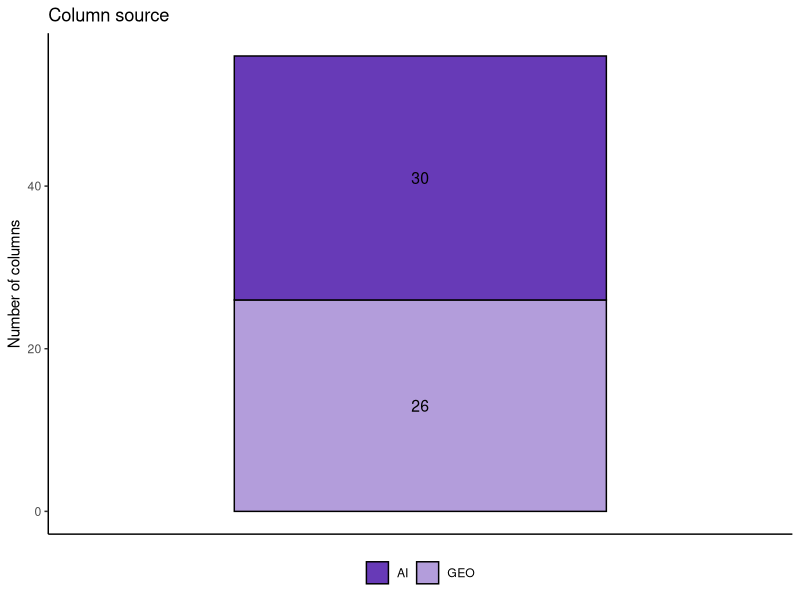
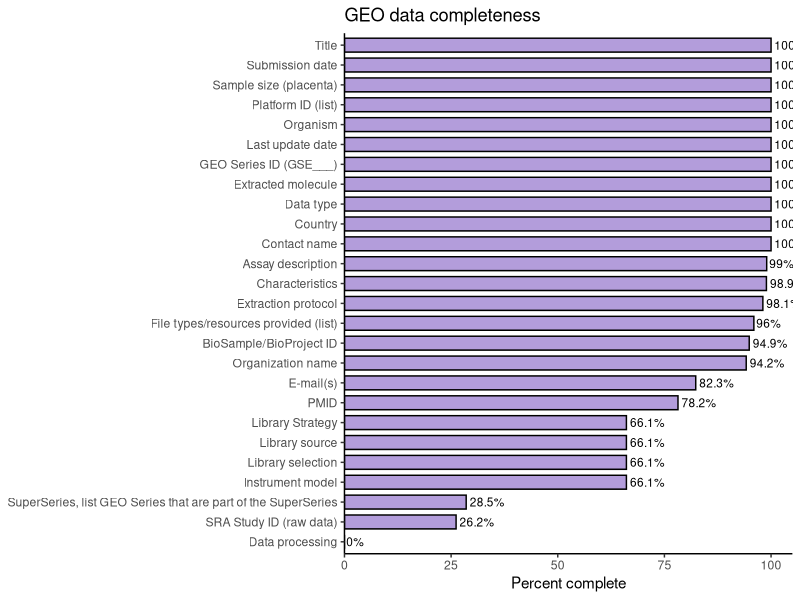
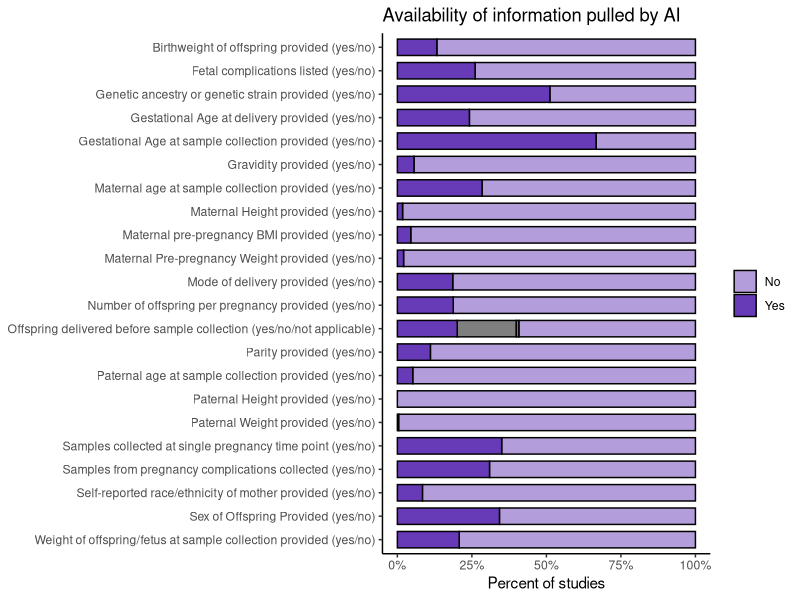
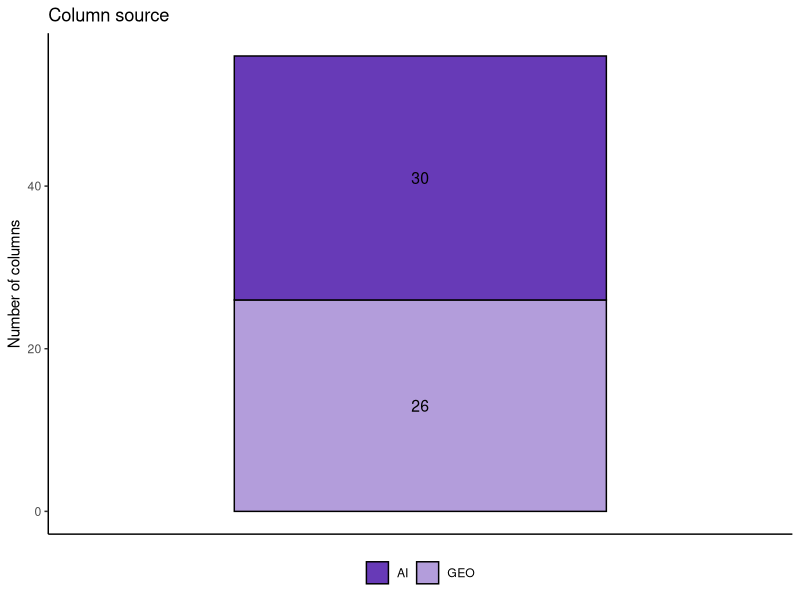
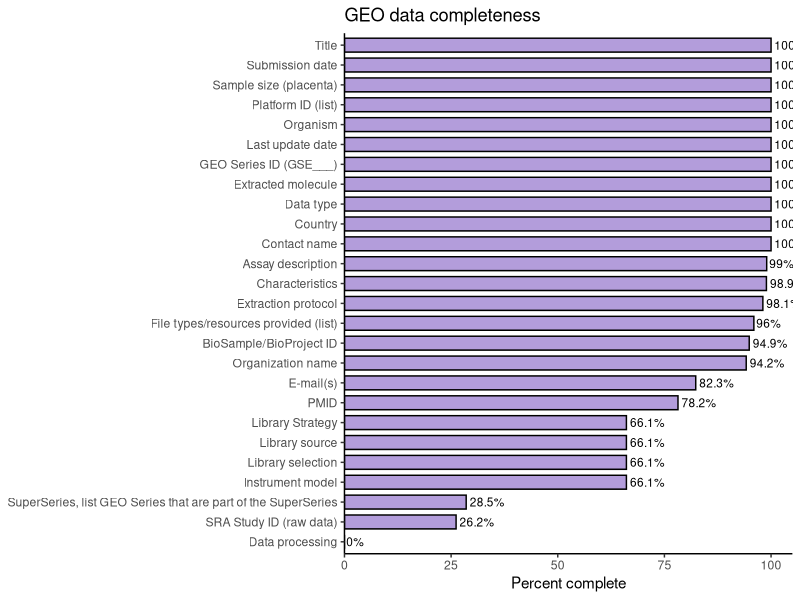
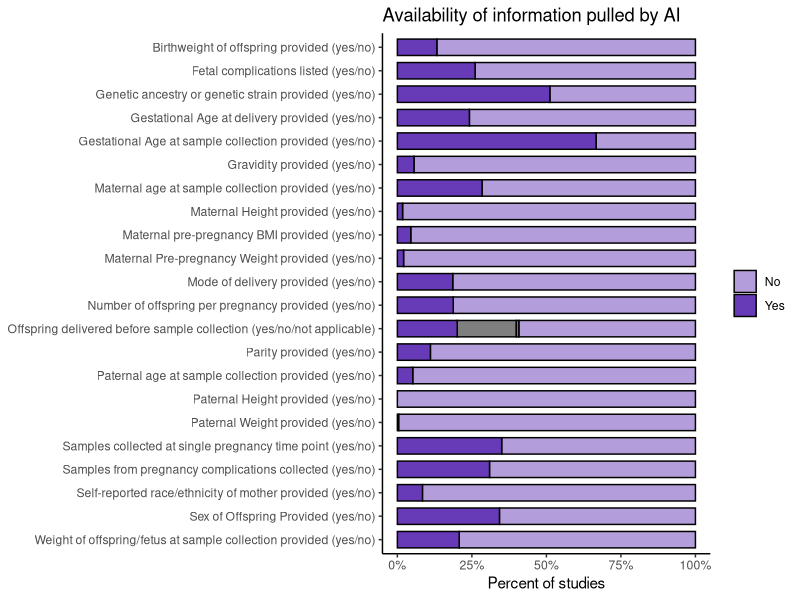

Generate these figures, in order, with R:
# ------
# HOW MUCH INFORMATION IS IN THE PLACENTA DATABASE?
# Goal
#   Summarize contents and completeness of placenta database.
# Contents
#   1) Check  data
#   2) Make tables for information pulled from GEO and information pulled from AI
#     a) GEO information
#     b) AI information
#   3) Bar plots
#     a) Vertical summary stacked bar chart of number of columns filled in by GEO vs. AI
# ------

# Data sheet last downloaded: June 23, 2026

# Install and load packages
library(readxl)
library(tidyverse)

# Set working directory
setwd("~/Desktop/placenta_db")

# Read in the data freeze file
data <- read_excel("geo_completed_sheet.xlsx")

# === 1) Check and clean data ===
# First, check if all the NAs in the AI columns come from the AI not being able to read the paper, or if the AI isn't pulling some columns for some reason.
# Find all columns after the AI paper ID column
start_col <- match("Paper ID used for AI (PMCID or DOI-derived key)", names(data))
post_cols <- names(data)[(start_col + 1):ncol(data)]

is_filled <- function(x) {
  !is.na(x) & str_squish(as.character(x)) != ""
}

row_check <- data %>%
  rowwise() %>%
  mutate(
    n_filled_post = sum(is_filled(c_across(all_of(post_cols)))),
    n_post_cols = length(post_cols),
    post_status = case_when(
      n_filled_post == 0 ~ "all blank",
      n_filled_post == n_post_cols ~ "all filled",
      TRUE ~ "partially filled")) %>% 
  ungroup()

# Summarize
row_check %>%
  count(post_status)

# Check to see if the "partially filled" columns are the ones that are "list" and not "yes/no"
# Columns that are allowed to be blank (not yes/no)
allowed_blank <- c(
  "Pregnancy complications in data set (list)",
  "Fetal complications in data set (list)")

# Columns that should always be filled if AI extraction worked
check_cols <- setdiff(post_cols, allowed_blank)

is_filled_v2 <- function(x) {
  !is.na(x) & str_squish(as.character(x)) != ""
}

row_check_v2 <- data %>%
  rowwise() %>%
  mutate(
    n_filled = sum(is_filled_v2(c_across(all_of(check_cols)))),
    n_cols = length(check_cols),
    status = case_when(
      n_filled == 0 ~ "All blank",
      n_filled == n_cols ~ "All filled",
      TRUE ~ "Partially filled"
    )
  ) %>%
  ungroup()

# Check how many rows are filled/not filled
row_check_v2 %>%
  count(status)
# The incomplete filling did come from AI not being able to access entire papers!


# === 2) Make tables for information pulled from GEO and information pulled from AI ===
# Now, split up into two table: one for information pulled from GEO and one for information pulled from AI
# For the AI table, also filter out any rows that are completely blanks

is_blank <- function(x) {
  is.na(x) | str_squish(as.character(x)) == ""
}

# ==== a) GEO information ====
# Set GEO table to include everything in the datasheet up to PMID (this was the last column that was pulled from GEO)
geo_end <- match("PMID", names(data))
geo_cols <- names(data)[1:geo_end]

# Make table of just GEO-pulled columns
data_geo <- data %>%
  select(all_of(geo_cols))

# ==== b) AI information ====
# Set AI table to include everything in the datasheet after MatchedPaperKey (everything after MatchedPaperKey was pulled by AI) 
ai_start <- match("MatchedPaperKey", names(data)) + 1
ai_cols <- names(data)[ai_start:ncol(data)]

data_ai <- data %>%
  # Remove any blank rows (paper was not read by AI)
  filter(!is_blank(MatchedPaperKey)) %>%
  select(
    `GEO Series ID (GSE___)`,
    `Paper ID used for AI (PMCID or DOI-derived key)`,
    all_of(ai_cols))

# === 3) Bar plots ===
# ==== a) Vertical summary stacked bar chart of number of columns filled in by GEO vs. AI ====
# Count how many columns are in each table
source_counts <- tibble(
  Source = c("GEO", "AI"),
  n_cols = c(length(geo_cols), length(ai_cols)))

stacked_bar <- ggplot(source_counts, aes(x = "Columns", y = n_cols, fill = Source)) +
  geom_col(width = 0.6, color = "black") +
  geom_text(aes(label = n_cols), position = position_stack(vjust = 0.5), size = 4) +
  scale_fill_manual(values = c("GEO" = "#b39ddb", "AI" = "#673ab7")) +
  labs(x = NULL, y = "Number of columns", fill = NULL, title = "Column source") +
  theme_classic() +
  theme(
    axis.text.x = element_blank(),
    axis.ticks.x = element_blank(),
    legend.position = "bottom")
stacked_bar
# Save 
ggsave("figures/stacked_bar_summary.pdf", plot = stacked_bar, width = 12, height = 8, dpi = 300)

# ==== b) GEO completeness bars ====
geo_summary <- data_geo %>%
  summarise(across(everything(), ~ sum(!is_blank(.)))) %>%
  pivot_longer(everything(), names_to = "Column", values_to = "Count") %>%
  mutate(Percent = Count / nrow(data_geo) * 100) %>%
  arrange(desc(Percent))

geo_bars <- ggplot(geo_summary, aes(x = reorder(Column, Percent), y = Percent)) +
  geom_col(fill = "#b39ddb", color = "black", width = 0.7) +
  geom_text(aes(label = paste0(round(Percent, 1), "%")), hjust = -0.1, size = 3) +
  coord_flip() +
  scale_y_continuous(limits = c(0, 105), expand = c(0, 0)) +
  labs(title = "GEO data completeness", x = NULL, y = "Percent complete") +
  theme_classic()
geo_bars

# Save 
ggsave("figures/geo_bar_summary.pdf", plot = geo_bars, width = 12, height = 8, dpi = 300)

# ==== c) AI completeness bars ====
ai_summary <- data_ai %>%
  # Remove any columns that are not yes/no (except for GSE, to group studies together)
  select(-`Paper ID used for AI (PMCID or DOI-derived key)`, -`Supervisor/Contact/Corresponding author name`, -`Supervisor/Contact/Corresponding author email`, -`Main topic of the publication`, -`Sampling timing during pregnancy`, -`Pregnancy complications in data set (list)`, -`Fetal complications in data set (list)`, -`Hospital/Center where samples were collected`, -`Country where samples were collected`) %>% 
  pivot_longer(-c(`GEO Series ID (GSE___)`),
    names_to = "Variable",
    values_to = "Value") %>%
  mutate(Value = case_when(is.na(Value) | str_trim(as.character(Value)) == "" ~ "NA", TRUE ~ as.character(Value))) %>% 
  count(Variable, Value) %>%
  group_by(Variable) %>%
  mutate(Percent = n / sum(n) * 100)

ai_bars<- ggplot(ai_summary, aes(x = Percent, y = fct_rev(Variable), fill = Value)) +
  geom_col(position = "fill", color = "black", width = 0.7) +
  scale_x_continuous(labels = scales::percent) +
  scale_fill_manual(values = c("Yes" = "#673ab7", "No" = "#b39ddb", "NA" = "grey85")) +
  labs(title = "Availability of information pulled by AI", x = "Percent of studies", y = NULL, fill = NULL) +
  theme_classic()
ai_bars

# Save
ggsave("figures/ai_bar_summary.pdf", plot = ai_bars, width = 12, height = 8, dpi = 300)

# Combine the three graphs and edit in Illustrator
